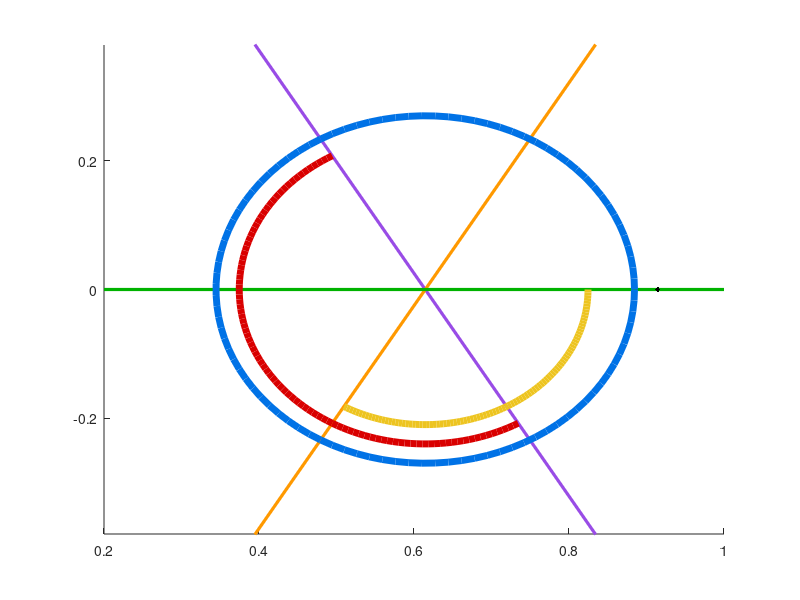

Source code (MATLAB): (Note: this script raises an error after producing the figure.)

% PLOT THE REPRESENTATIVE HIGHER-ORDER INTEGRAL PATH PLOT OR STOKES LINES
% (INC. HIGHER ORDER LINE) IN THE COMPLEX PLANE

clear
close all

% create figure and set size
j = figure(); hold all;
set(gcf, 'Position', [15, 328, 700, 600]);

% parameter attributes
n = 0;
theta = n*pi/6;
r_Xp = 0.3;
a0 = 0.61452;
Xp = a0 + r_Xp*exp(1i*theta);

% draw on the Stokes lines
l1 = @(a) -tan(pi/3)*(a-a0);
l2 = @(a)  tan(pi/3)*(a-a0);
l3 = @(a)  tan(pi/3)*(a+a0);
l4 = @(a) -tan(pi/3)*(a+a0);

% axes for representative circle
axmin = 0.2; axmax = 1;
aymin = -0.38; aymax = 0.38;
% % axes for view of all Stokes lines
% axmin = -1.15; axmax = 1.63;
% aymin = -1.26; aymax = 1.3;

% red colour for complete view of Stokes' lines
xxx = [0.8 0 0.1];

% % plot all the stokes lines
% plot([axmin, axmax], l1([axmin, axmax]), '-', 'Color', xxx, 'LineWidth', 2);
% plot([axmin, axmax], l2([axmin, axmax]), '-', 'Color', xxx, 'LineWidth', 2);
% plot([axmin, axmax], l3([axmin, axmax]), '-', 'Color', xxx, 'LineWidth', 2);
% plot([axmin, axmax], l4([axmin, axmax]), '-', 'Color', xxx, 'LineWidth', 2);
% plot([axmin, axmax], ([0, 0]), 'Color', xxx, 'LineWidth', 2);

% % for the colours plot:
plot([axmin, axmax], l1([axmin, axmax]), '-', 'Color', [0.6 0.3 0.9], 'LineWidth', 2.3);
plot([axmin, axmax], l2([axmin, axmax]), '-', 'Color', [1 0.6 0], 'LineWidth', 2.3);
plot([axmin, axmax], ([0, 0]), 'Color', [0 0.7 0], 'LineWidth', 2.3);

% set red and yellow ribbons
red = 2/3+linspace(0, 2, 100)/2;
yellow = -2/3+linspace(0, 2, 100)*1/3;
% set width of ribbons
rib_width = 5;

% the black dotted circle
% plot(a0 + 1*r_Xp*exp(pi*1i*linspace(0, 2, 100)), ':', 'Color', 'k', 'LineWidth', 1.5);

% plot the ribbons
plot(a0 + 0.9*r_Xp*exp(pi*1i*linspace(0, 2, 100)), 'Color', [0 0.4470 0.9], 'LineWidth', rib_width);
plot(a0 + 0.8*r_Xp*exp(pi*1i*red), 'Color', [0.8500 0 0], 'LineWidth', rib_width);
plot(a0 + 0.7*r_Xp*exp(pi*1i*yellow), 'Color', [0.9290 0.77  0.1250], 'LineWidth', rib_width);
plot(real(Xp), imag(Xp), 'k', 'MarkerSize', 10);

% plot formatting
xlim([axmin,axmax])
ylim([aymin,aymax])
ax = gca;
ax.XAxisLocation = 'origin';
ax.YAxisLocation = 'origin';

% higher-order Stokes line
[hs1, hs2, hs3] = HOSL;
% colour for HOSL
yyy = [1 0.5 0];

% % plot HOSL lines
% plot(hs1(:,1), hs1(:,2)*tan(pi/3)/(0.384/0.614), '-', 'Color', yyy, 'LineWidth', 1.3);
% plot(hs2(:,1), hs2(:,2)*tan(pi/3)/(0.384/0.614), '-', 'Color', yyy, 'LineWidth', 1.3);
% plot(hs3(:,1), hs3(:,2)*tan(pi/3)/(0.384/0.614), '-', 'Color', yyy, 'LineWidth', 1.3);
% % HOSL plot formatting
% xlim([axmin, axmax]);
% ylim([aymin, aymax]);

hold off

% save as pdf
ax = gca;
ax.FontSize = 12; 
set(j,'Units','Inches');
pos = get(j,'Position');
set(j,'PaperPositionMode','Auto','PaperUnits','Inches','PaperSize', [8,7.5])
print(j,'hosl_3','-dpdf','-r0')





